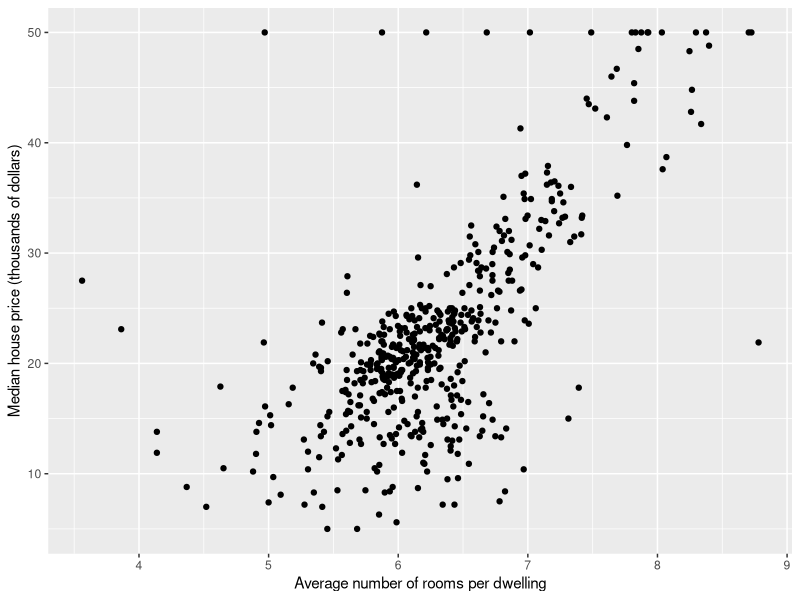
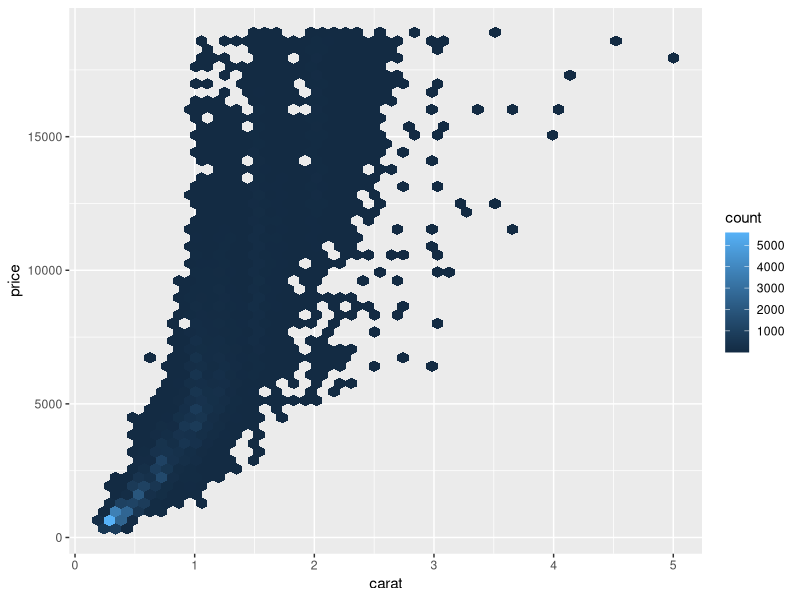
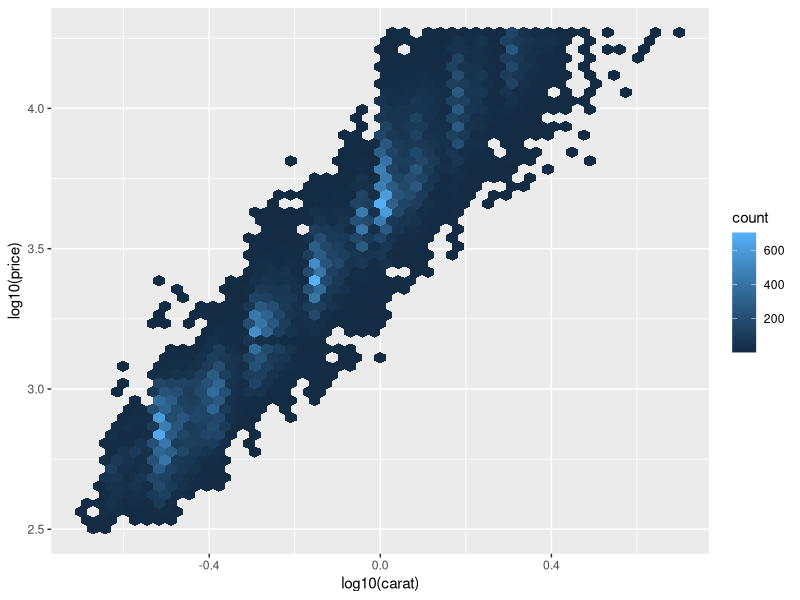

The R script that drew these images, in order:
library(mlbench)
library(ggplot2)
library(hexbin)

data("BostonHousing2")

ggplot(BostonHousing2, aes(y=medv,x=rm)) + 
  geom_point() + 
  xlab("Average number of rooms per dwelling") + 
  ylab("Median house price (thousands of dollars)")


ggplot(diamonds, mapping = aes(x = carat, y = price)) + 
  geom_hex(bins=50)

ggplot(diamonds, mapping = aes(x = log10(carat), y = log10(price))) + 
  geom_hex(bins=50)
